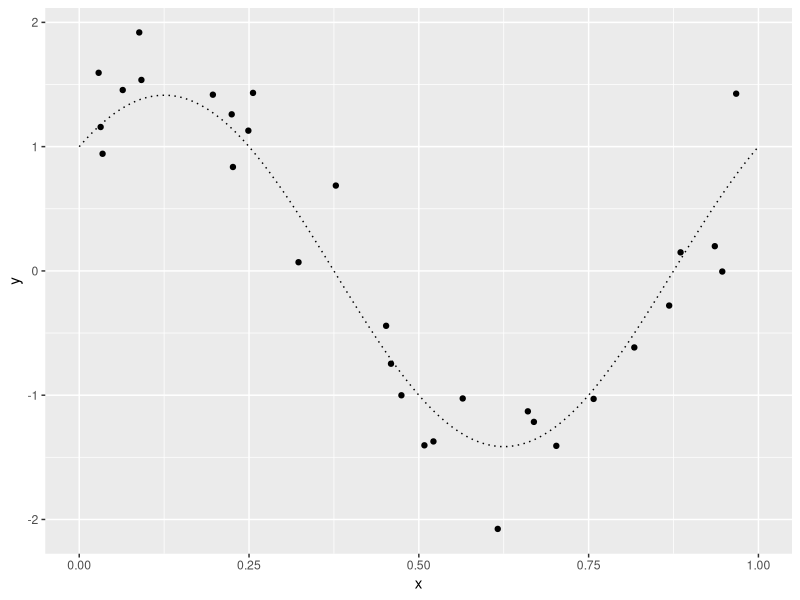

R code for this plot: (Note: this script raises an error after producing the figure.)
## ---- chunk 1
library(knitr)
library(ggplot2)
library(dplyr)
library(tidyr)
options(digits=2)
## ---- chunk 2
f <- function(x){
  sin(2*pi*x) + cos(2*pi*x)
}
simular  <- function(n_muestra, sd){
  x <- runif(n_muestra, 0, 1) 
  y <- f(x) + rnorm(length(x), mean = 0, sd = sd_mod)
  data.frame(x, y)
}
set.seed(28) 
sd_mod <- 0.4
datos <- simular(30, sd_mod)
datos
## ---- chunk 3
x_plot <- seq(0,1,0.01)
y_plot <- f(x_plot)
ggplot(datos, aes(x=x, y=y), colour='red')+
  geom_point() +
  annotate("line", x=x_plot, y=y_plot, linetype="dotted")
## ---- chunk 4
ajuste_mod <- function(datos, m){
  lm(y ~ poly(x, degree=m, raw = TRUE), data = datos) 
}
modelos <- lapply(1:9, function(i) ajuste_mod(datos, i))
datos_graf_lista <- lapply(1:9, function(i){
   df <- data.frame(grado = i,  x=x_plot , 
        prediccion = predict(modelos[[i]], newdata = data.frame(x=x_plot)),
        esperado = y_plot)
    df   
})
datos_graf <- rbind_all(datos_graf_lista)

dat <- datos_graf %>% gather(variable, valor, prediccion:esperado)
ggplot(dat, aes(x=x, y=valor, linetype=variable )) + 
    geom_line() +
    facet_wrap(~grado) + 
    ylim(c(-3,3)) + 
    annotate("point",x=datos$x, y=datos$y, colour="black")
## ---- chunk 5

datos_graf_lista <- function(){
  datos <- simular(30, sd_mod)
  modelos <- lapply(1:9, function(i) ajuste_mod(datos, i))
  salida <- lapply(1:9, function(i){
    df <- data.frame(grado = i,  x=x_plot , 
        prediccion = predict(modelos[[i]], newdata = data.frame(x=x_plot)),
        esperado = y_plot)
    df   
  })
  salida}
datos_graf <- lapply(1:5, function(i) { 
  dat <- rbind_all(datos_graf_lista())
  dat$rep <- i
  dat
  }) %>% rbind_all

dat <- datos_graf %>% gather(variable, valor, prediccion:esperado)
ggplot(dat, 
       aes(x=x, y=valor,  linetype = variable, colour=variable,
           group=interaction(rep, grado, variable) )) + 
    geom_line(alpha=1) +
    facet_wrap(~grado) + 
    ylim(c(-3,3)) 
## ---- chunk 6
# muestra de prueba fija.
x_0 <- c(0.15, 0.4,0.9)
salida_sim_lista <- lapply(1:500, function(i){
    # simular muestra de entrenamiento
    datos <- simular(n_muestra = 30, sd_mod)
    # ajustar polinomios
    preds <- lapply(1:9, function(m){
            mod <- lm(y ~ poly(x, degree=m, raw = TRUE), data = datos)
            data.frame(grado =m, x=x_0, f = f(x_0),preds = predict(mod, data.frame(x=x_0)))
    })
    df <- rbind_all(preds)
    df$rep <- i
    df
})
salida_sim <- rbind_all(salida_sim_lista)
## ---- chunk 7
head(salida_sim)
## ---- chunk 8
salida <- salida_sim %>% group_by(grado, x, f) %>%
  summarise(media = mean(preds), varianza = var(preds),
                   error = mean((f-preds)^2)) %>%
  mutate(sesgo2 = (f-media)^2)
salida_v <- salida %>% select(grado, x, varianza:sesgo2) %>%
  gather(componente, valor, varianza:sesgo2)
ggplot(filter(salida_v, grado <= 8), 
       aes(x=grado, y=valor, colour=componente )) +
  geom_point(size=3) +  facet_wrap(~x) + geom_line(size=1.1) 
